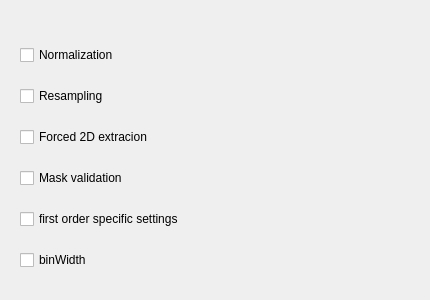
        <widget class="QWidget" name="page_4">
         <widget class="QWidget" name="verticalLayoutWidget_9">
          <property name="geometry">
           <rect>
            <x>20</x>
            <y>30</y>
            <width>401</width>
            <height>261</height>
           </rect>
          </property>
          <layout class="QVBoxLayout" name="verticalLayout_9">
           <item>
            <widget class="QCheckBox" name="checkBox_Nor1">
             <property name="text">
              <string>Normalization</string>
             </property>
             <property name="checked">
              <bool>false</bool>
             </property>
             <property name="autoRepeat">
              <bool>false</bool>
             </property>
             <property name="autoRepeatDelay">
              <number>100</number>
             </property>
            </widget>
           </item>
           <item>
            <widget class="QCheckBox" name="checkBox_Res1">
             <property name="text">
              <string>Resampling</string>
             </property>
            </widget>
           </item>
           <item>
            <widget class="QCheckBox" name="checkBox_2D1">
             <property name="text">
              <string>Forced 2D extracion</string>
             </property>
            </widget>
           </item>
           <item>
            <widget class="QCheckBox" name="checkBox_Mas1">
             <property name="text">
              <string>Mask validation</string>
             </property>
            </widget>
           </item>
           <item>
            <widget class="QCheckBox" name="checkBox_13">
             <property name="text">
              <string>first order specific settings</string>
             </property>
            </widget>
           </item>
           <item>
            <widget class="QCheckBox" name="checkBox_Bin1">
             <property name="text">
              <string>binWidth</string>
             </property>
            </widget>
           </item>
          </layout>
         </widget>
        </widget>
